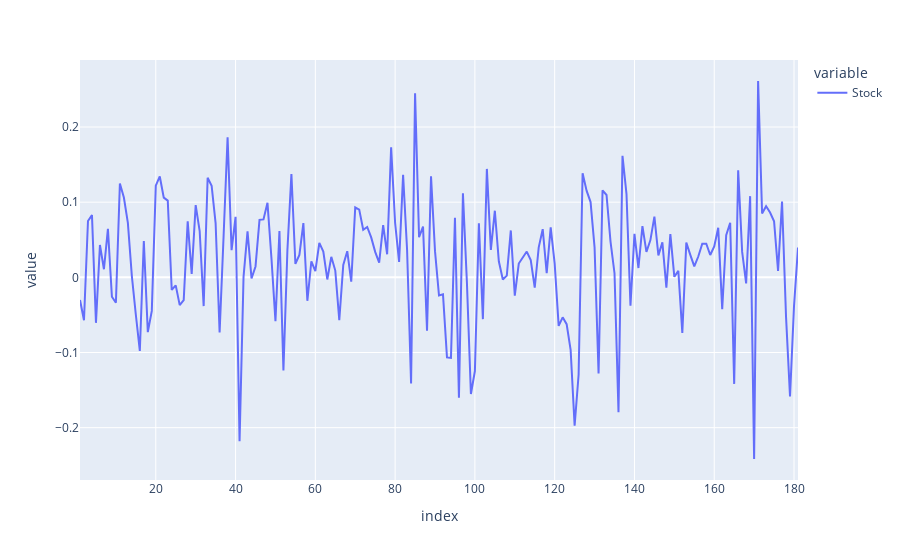

Notebook code for this chart:
### Markdown cell above
# deal with stationarity and autocorrelation

* test statinoarity of time series regarding trend and seasonality, 
* test autocorrelation of time series

### Code cell
quarter_all.Stock.plot()

### Figure 1 — Plotly figure (JSON) as saved in the notebook; plotly's stock layout.template omitted (floating-point values rounded to 4 significant figures; data arrays with more than 128 entries replaced by an {"elided": "..."} marker saying what was removed)
{"data": [{"hovertemplate": "variable=Stock<br>index=%{x}<br>value=%{y}<extra></extra>", "legendgroup": "Stock", "line": {"color": "#636efa", "dash": "solid"}, "marker": {"symbol": "circle"}, "mode": "lines", "name": "Stock", "orientation": "v", "showlegend": true, "type": "scatter", "x": {"elided": "181 int values"}, "xaxis": "x", "y": {"elided": "181 float values"}, "yaxis": "y"}], "layout": {"autosize": true, "legend": {"title": {"text": "variable"}, "tracegroupgap": 0}, "margin": {"t": 60}, "xaxis": {"anchor": "y", "autorange": true, "domain": [0, 1], "range": [1, 181], "title": {"text": "index"}, "type": "linear"}, "yaxis": {"anchor": "x", "autorange": true, "domain": [0, 1], "range": [-0.2696, 0.2892], "title": {"text": "value"}, "type": "linear"}}}
